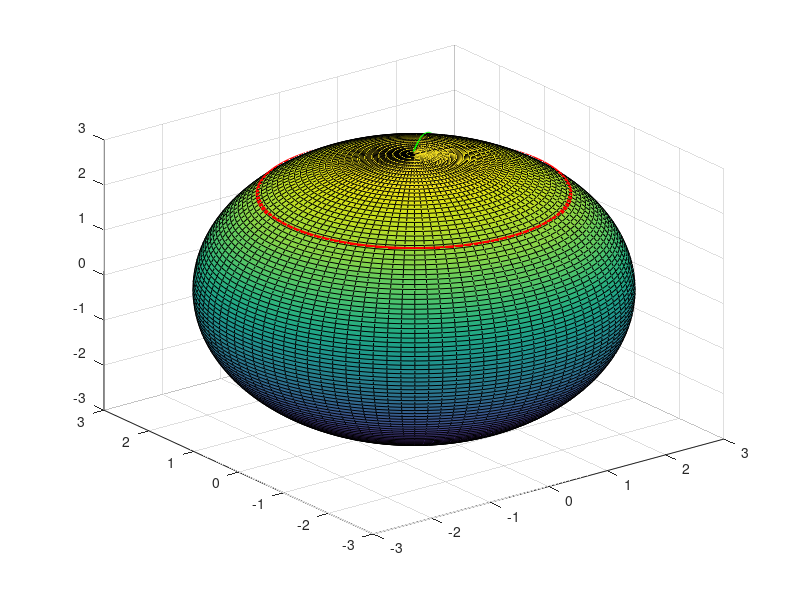

The MATLAB source for this figure:
close all

disp(sprintf(['\nPlotting a sphere with radius r=3 using spherical coordinates:\n\n'...
    'x(u,v)=3.*cos(u).*cos(v)\n'...
    'y(u,v)=3.*cos(u).*sin(v)\n'...
    'z(u,v)=3.*sin(u)']))
pause
disp(sprintf(['\nFor plotting one uses a built-in function surf(x,y,z).']))
pause

psi=linspace(-pi/2,pi/2);
varphi=linspace(0,2*pi);
[psi,varphi]=meshgrid(psi,varphi);
x=3.*cos(psi).*cos(varphi);
y=3.*cos(psi).*sin(varphi);
z=3.*sin(psi);
surf(x,y,z);

disp(sprintf(['\nAdding a coordinate curve:\n\n'...
    'x(pi/4,v)=3*cos(pi/4)*cos(v)\n'...
    'y(pi/4,v)=3*cos(pi/4)*sin(v)\n'...
    'z(pi/4,v)=sin(pi/4)']))
pause
hold on
pause
psi=linspace(-pi/2,pi/2);
varphi=linspace(0,2*pi);
psi=pi/4-0.*varphi;
x=3.*cos(psi).*cos(varphi);
y=3.*cos(psi).*sin(varphi);
z=3.*sin(psi);
plot3(x,y,z,'r','LineWidth',3);
pause

disp(sprintf(['\nAdding a coordinate curve:\n\n'...
    'x(u,pi/4)=3*cos(u)*cos(pi/4)\n'...
    'y(u,pi/4)=3*cos(u)*sin(pi/4)\n'...
    'z(u,pi/4)=sin(u)']))
pause
hold on
pause
psi=linspace(-pi/2,pi/2);
varphi=linspace(0,2*pi);
varphi=pi/4-0.*psi;
x=3.*cos(psi).*cos(varphi);
y=3.*cos(psi).*sin(varphi);
z=3.*sin(psi);
plot3(x,y,z,'g','LineWidth',3);